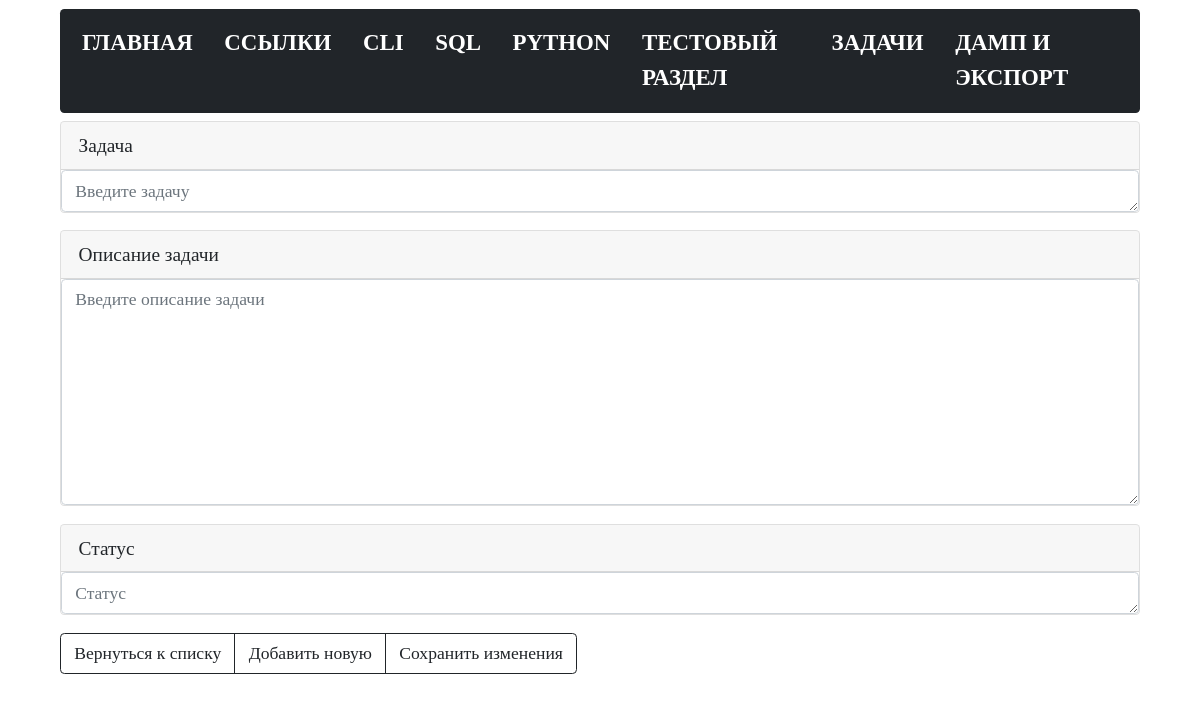
The app's page /tasks/edit/10/, older data.
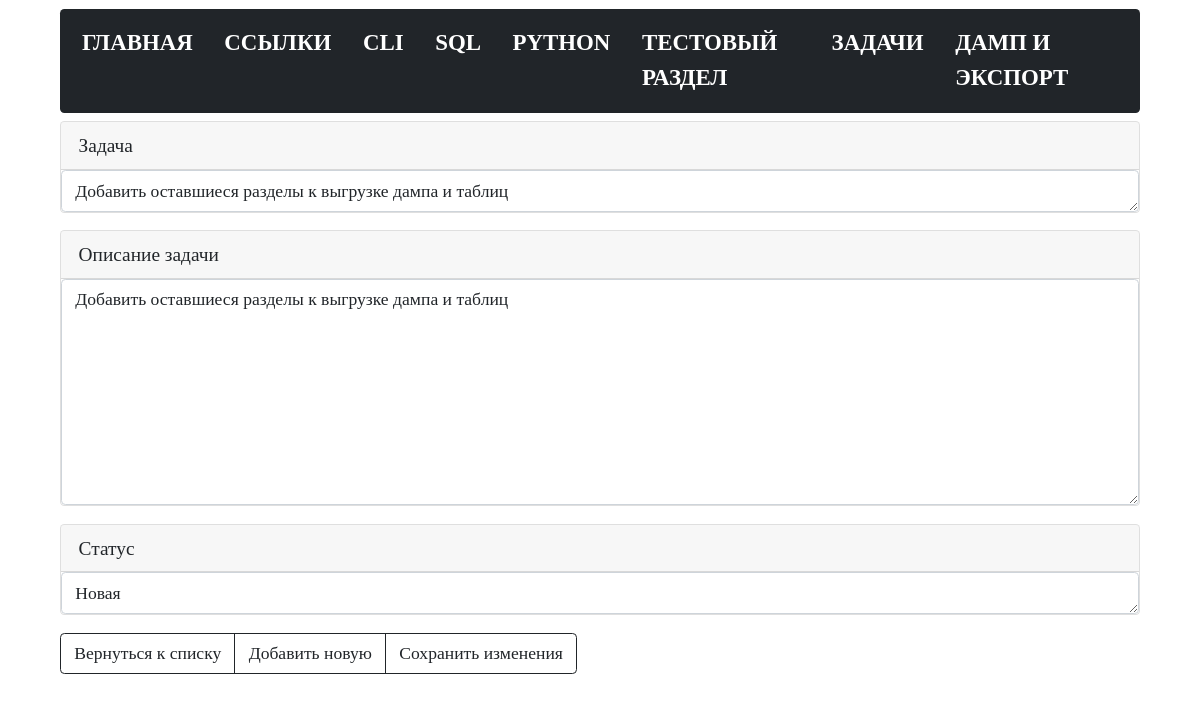
The same page, newer data.
### tables this page shows
CREATE TABLE tasks (
  task_id INTEGER PRIMARY KEY AUTOINCREMENT,
  task_name TEXT NOT NULL,
  task_description TEXT NOT NULL,
  task_status TEXT NOT NULL DEFAULT Новая
);

### modules/tasks/edit_task.py (the view, shortened to what this page needs)
@bp.route("/tasks/edit/<int:task_id>/", methods=("GET", "POST"))
def edit_task(task_id):
    conn = connect.get_db_connection()
    edit_task_view = conn.execute("SELECT * FROM tasks WHERE task_id = ?",
                                  (task_id,)).fetchone()
    return render_template("tasks/edit_task.html", edit_task_view=edit_task_view)

### modules/connect.py (called while the page is built)
def get_db_connection():
    db_path = os.path.join(BASE_DIR, '../database.db')
    conn = sqlite3.connect(db_path)
    conn.row_factory = sqlite3.Row
    return conn

### templates/tasks/edit_task.html (shortened to what this page needs)
{% extends 'base.html' %}
{% block content %}
<form method="post">
   <div class="card mb-3">
      <label for="task_name" class="card-header">Задача</label>
      <textarea class="form-control" id="task_name" name="task_name" rows="1" placeholder="Введите задачу"
         required>{{ edit_task_view.task_name }}</textarea>
   </div>
   <div class="card mb-3">
      <label for="task_description" class="card-header">Описание задачи</label>
      <textarea class="form-control" id="task_description" name="task_description" rows="8" placeholder="Введите описание задачи"
         required>{{ edit_task_view.task_description }}</textarea>
   </div>
   <div class="card mb-3">
      <label for="task_status" class="card-header">Статус</label>
      <textarea class="form-control" id="task_status" name="task_status" rows="1"
         placeholder="Статус" required>{{ edit_task_view.task_status }}</textarea>
   </div>
   <div class="btn-group btn-group" role="group" aria-label="...">
      <a href="{{ url_for('tasks.tasks') }}" class="btn btn-outline-dark">Вернуться к списку</a>
      <a href="{{ url_for('add_task.add_task') }}" class="btn btn-outline-dark">Добавить новую</a>
      <button type="submit" value="" class="btn btn-outline-dark">Сохранить изменения</button>
   </div>
</form>
{% endblock %}

Row changes from the older to the newer data that the page shows:
added tasks: task_name "Добавить оставшиеся разделы к выгрузке дампа и таблиц", task_description "Добавить оставшиеся разделы к выгрузке дампа и таблиц", task_status "Новая"
